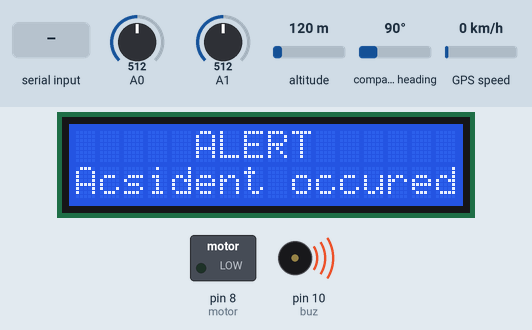
This sketch was run on a simulated Arduino Uno, built with avr-gcc and run on an emulated ATmega328P. Parts: 16×2 character LCD, switched loads named in the sketch (green lamp = pin HIGH), buzzer (waves = sounding, pin HIGH). Inputs (shaded band) come from the test bench; at power-on: A0 = 512, A1 = 512, altitude 120 m, compass heading 90°, GPS speed 0 km/h. The GPS gets a fix after 3 s at 37.7749, -122.4194 with 8 satellites; what the sketch prints to the serial monitor is not drawn.

Above: at 4.2 s.
4.3 s: "S" received over the second serial link
At 7.1 s:
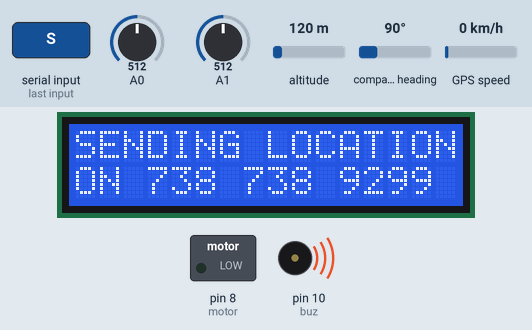
At 26.0 s:
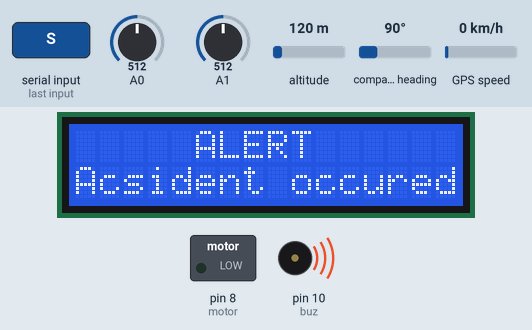
26.3 s: "A" received over the second serial link
48.3 s: "H" received over the second serial link
At 69.7 s:
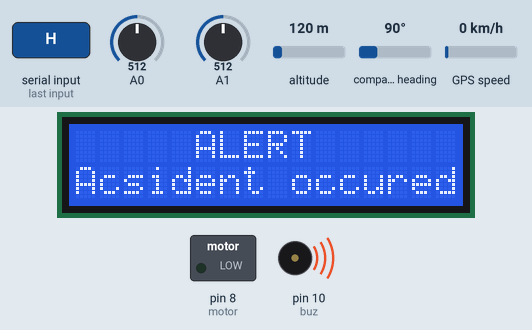
70.3 s: "B" received over the second serial link
Timing chart, 0 to 73.3 s (numbered marks = the images above; inputs shaded):
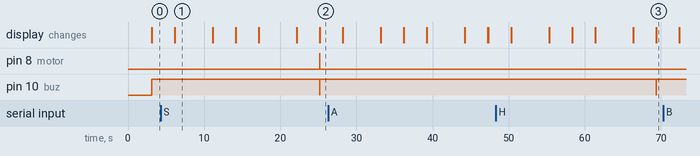

Measured:
- after the input at 4.3 s, pin 8 (motor): LOW → HIGH after 20.9 s, → LOW 0.04 s later; pin 10 (buz): HIGH → LOW after 20.9 s, → HIGH 0.04 s later; the display: first differs from a run without the input after 20.9 s (image 2 shows a later state)
- after the input at 48.3 s, pin 10 (buz): HIGH → LOW after 21.1 s, → HIGH 0.04 s later; the display: first differs from a run without the input after 21.1 s (image 3 shows a later state)
- what the display in image 1 shows lasts 5.0 s, from 6.1 s to 11.1 s

The sketch:

zegbeeRx.ino
```cpp
#include <SoftwareSerial.h>
#include<LiquidCrystal.h>
#include <TinyGPS.h>
LiquidCrystal lcd(2,3, 4, 5, 6, 7);
TinyGPS gps; // create gps object

static const int RXPin = 11, TXPin = 12;
SoftwareSerial zigbee(RXPin, TXPin);


int motor=8;
int buz=10;
float lati = 28.5458, longi = 77.1703;

void setup()
  {
    Serial.begin(9600);
    zigbee.begin(9600);


    pinMode(motor,OUTPUT);
    pinMode(buz,OUTPUT);
    //Serial.println("Hello");

    lcd.begin(16,2);
    lcd.clear();
    lcd.setCursor(0,0);

    lcd.print("SMART HELMET RX");
    delay(3000);
    digitalWrite(motor,LOW);
    digitalWrite(buz,LOW);

  }


void loop()
  {
    char c;
    int x, y;
      while(zigbee.available()>0)
      c = zigbee.read();
      x = analogRead(A0);
      y = analogRead(A1);


   // Serial.println(x);
   // Serial.println('\n');
   // Serial.println(y);
      while(Serial.available())
          {
                if(gps.encode(Serial.read()))// encode gps data
                  {
                       gps.f_get_position(&lati, &longi);

                  }

          }


      if((x<270 || x>430) && (y<270 || y>430) )
        {
            //Serial.println("Acsident occured");
            //Serial.println(lati);
            //Serial.println(longi);

            lcd.setCursor(0,0);
            lcd.print("     ALERT      ");
            lcd.setCursor(0,1);
            lcd.print("Acsident occured");
            digitalWrite(motor,LOW);
            digitalWrite(buz,HIGH);
            delay(3000);

            lcd.setCursor(0,0);
            lcd.print("SENDING LOCATION");

            lcd.setCursor(0,1);
            lcd.print("ON 738 738 9299 ");

            SendMessage();


            lcd.setCursor(0,0);
            lcd.print("  LOCATION SENT ");
            lcd.setCursor(0,1);
            lcd.print("  SUCCSSESFULLY ");
            delay(3000);

             //send sms
        }


 // else


      if (c=='A')
        {
          //Serial.println("A");

          lcd.clear();
          lcd.setCursor(0,0);
          lcd.print("SMART HELMET RX ");
          lcd.setCursor(0,1);
          lcd.print("ALCOHOL DETECTED");

          digitalWrite(motor,LOW);
          digitalWrite(buz,HIGH);
        }


      else if (c=='S')
        {
          //Serial.println("S");

          lcd.clear();
          lcd.setCursor(0,0);
          lcd.print("SMART HELMET RX ");
          lcd.setCursor(0,1);
          lcd.print("PERFECT STATE   ");

          digitalWrite(motor,HIGH);
          digitalWrite(buz,LOW);
        }

      else if (c=='H')
        {
          //Serial.println("H");

          lcd.clear();
          lcd.setCursor(0,0);
          lcd.print("SMART HELMET RX ");
          lcd.setCursor(0,1);
          lcd.print("WEAR YOUR HELMET");

          digitalWrite(motor,LOW);
          digitalWrite(buz,LOW);
        }

      else if (c=='B')
        {
          //Serial.println("B");

          lcd.clear();
          lcd.setCursor(0,0);
          lcd.print("ALCOHOL CONSUMED");
          lcd.setCursor(0,1);
          lcd.print("WEAR YOUR HELMET");

          digitalWrite(motor,LOW);
          digitalWrite(buz,HIGH);
        }

  }


void SendMessage()
  {
    Serial.println("AT+CMGF=1");    //Sets the GSM Module in Text Mode
    delay(1000);  // Delay of 1000 milli seconds or 1 second
    Serial.println("AT+CMGS=\"+917387389299\"\r"); // Replace x with mobile number//
    delay(1000);
    Serial.println("Accsident Occured at");// The SMS text you want to send
    delay(1000);
    Serial.println(lati);
    Serial.println(longi);
    delay(1000);
    Serial.println((char)26);// ASCII code of CTRL+Z
    delay(1000);
  }
```
